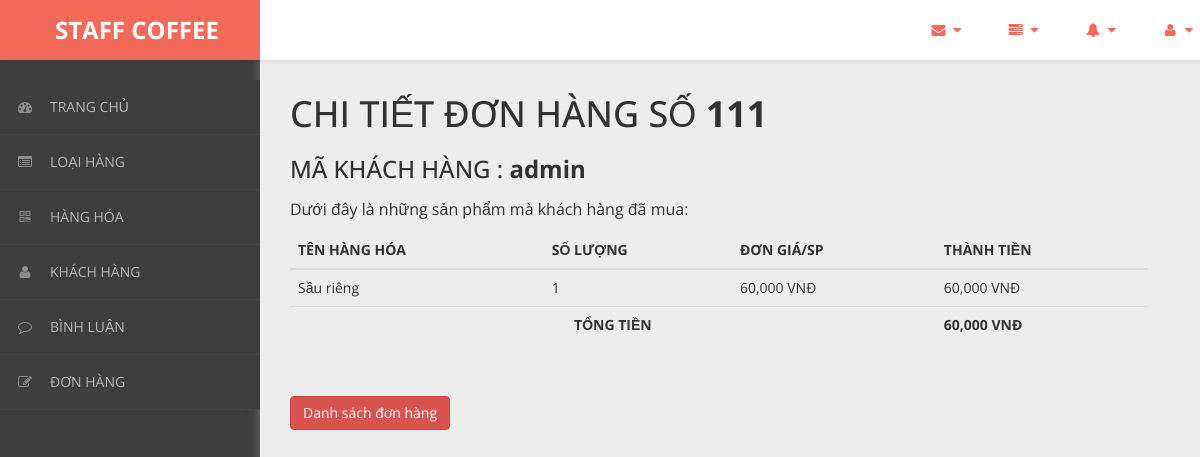
Page /admin/content/hoa-don/chi-tiet-hoa-don.php?ma_hd=111&ma_kh=admin on the committed database.
### tables this page shows
CREATE TABLE `hoa_don_chi_tiet` (
  `ma_hd` int(11) NOT NULL,
  `so_luong` int(11) NOT NULL,
  `don_gia` int(11) NOT NULL,
  `ma_hh` int(11) NOT NULL
);

CREATE TABLE `hang_hoa` (
  `ma_hh` int(11) NOT NULL,
  `ten_hh` varchar(50) NOT NULL,
  `hinh` varchar(50) NOT NULL,
  `don_gia` int(11) NOT NULL,
  `giam_gia` int(11) NOT NULL,
  `mo_ta` varchar(500) NOT NULL,
  `ma_loai` int(11) NOT NULL
);

### admin/dao/pdo.php (called while the page is built, shortened)
<?php
    function pdo_get_connection(){
        $pdo = new PDO("mysql:host=localhost;dbname=staffcoffee",'root','');
        $pdo->setAttribute(PDO::ATTR_ERRMODE, PDO::ERRMODE_EXCEPTION);
        return $pdo;
    }
    function pdo_query($sql){
        $sql_args = array_slice(func_get_args(),1);
        try{
            $conn = pdo_get_connection();
            $stmt = $conn ->prepare($sql);
            $stmt -> execute($sql_args);
            $rows = $stmt -> fetchAll();
            return $rows;
        }catch(PDOException $e){
            throw $e;
        }finally{
            unset($conn);
        }
    }
    ?>

### admin/dao/hoa-don.php (called while the page is built, shortened)
<?php
    require_once ('pdo.php');
    function hoa_don_chi_tiet_select_by_id($ma_hd){
        $sql = "SELECT * FROM hoa_don_chi_tiet
        JOIN hang_hoa ON hoa_don_chi_tiet.ma_hh = hang_hoa.ma_hh
        WHERE hoa_don_chi_tiet.ma_hd=?";
        return pdo_query($sql,$ma_hd);
    }
?>

### admin/content/hoa-don/chi-tiet-hoa-don.php (the view, shortened to what this page needs)
<!DOCTYPE html>
<html xmlns="http://www.w3.org/1999/xhtml">
<head>
    <link href="../../../css/admin/css/bootstrap.css" rel="stylesheet" />
    <link href="../../../css/admin/css/font-awesome.css" rel="stylesheet" />
    <link href="../../../css/admin/css/custom-styles.css" rel="stylesheet" />
</head>
<body>
    <div id="wrapper">
        <nav class="navbar navbar-default top-navbar" role="navigation">
            <div class="navbar-header">
                <a class="navbar-brand" href="../../../../bigshoes/trang-chinh/"><strong style = "margin-left: 40px;">STAFF COFFEE</strong></a>
            </div>
            <ul class="nav navbar-top-links navbar-right">
                <li class="dropdown">
                    <a class="dropdown-toggle" data-toggle="dropdown" href="#" aria-expanded="false">
                        <i class="fa fa-envelope fa-fw"></i> <i class="fa fa-caret-down"></i>
                    </a>
                </li>
                <li class="dropdown">
                    <a class="dropdown-toggle" data-toggle="dropdown" href="#" aria-expanded="false">
                        <i class="fa fa-tasks fa-fw"></i> <i class="fa fa-caret-down"></i>
                    </a>
                </li>
                <li class="dropdown">
                    <a class="dropdown-toggle" data-toggle="dropdown" href="#" aria-expanded="false">
                        <i class="fa fa-bell fa-fw"></i> <i class="fa fa-caret-down"></i>
                    </a>
                </li>
                <li class="dropdown">
                    <a class="dropdown-toggle" data-toggle="dropdown" href="#" aria-expanded="false">
                        <i class="fa fa-user fa-fw"></i> <i class="fa fa-caret-down"></i>
                    </a>
                </li>
            </ul>
        </nav>
        <nav class="navbar-default navbar-side" role="navigation">
            <div class="sidebar-collapse">
                <ul class="nav" id="main-menu">
                    <li>
                        <a href="../thong-ke/thong-ke-list.php"><i class="fa fa-dashboard"></i>TRANG CHỦ</a>
                    </li>
                    <li>
                        <a href="../loai-hang/loai-hang-list.php"><i class="fa fa-list-alt" aria-hidden="true"></i>LOẠI HÀNG</a>
                    </li>
                    <li>
                        <a href="../hang-hoa/hang-hoa-list.php"><i class="fa fa-qrcode"></i>HÀNG HÓA</a>
                    </li>
                    <li>
                        <a href="../khach-hang/khach-hang-list.php"><i class="fa fa-user"></i>KHÁCH HÀNG</a>
                    </li>
                    <li>
                        <a href="../binh-luan/binh-luan-list.php"><i class="fa fa-comment-o" aria-hidden="true"></i>BÌNH LUẬN</a>
                    </li>
                    <li>
                    <a href="../hoa-don/hoa-don-list.php"><i class="fa fa-edit"></i>ĐƠN HÀNG</a>
                    </li>
                </ul>
            </div>
        </nav>
        <div id="page-wrapper">
		  <div class="header">
                                <?php
                                require_once ('../../../admin/dao/hoa-don.php');
                                extract($_REQUEST);
                                $items = hoa_don_chi_tiet_select_by_id($ma_hd);
                                $Total = 0;
                            ?>
                        <div class="page-header">
                            <h1>CHI TIẾT ĐƠN HÀNG SỐ <b><?=$ma_hd?></b></h1><br>
                            <h3>MÃ KHÁCH HÀNG : <b><?=$ma_kh;?></b></h3>
                            <p>Dưới đây là những sản phẩm mà khách hàng đã mua: </p>
                            <table class="table table-hover">
                                <thead>
                                  <tr>
                                    <th>TÊN HÀNG HÓA</th>
                                    <th>SỐ LƯỢNG</th>
                                    <th>ĐƠN GIÁ/SP</th>
                                    <th>THÀNH TIỀN</th>
                                  </tr>
                                </thead>
                                <tbody>
                                <?php foreach($items as $item){
                                     extract($item);
                                    ?>
                                  <tr>
                                    <td><?=$ten_hh?></td>
                                    <td><?=$so_luong?></td>
                                    <td><?=number_format($don_gia)?> VNĐ</td>
                                    <td><?=number_format($don_gia * $so_luong); $Total +=($don_gia * $so_luong)?> VNĐ</td>
                                  </tr>
                                <?php } ?>
                                <tr>
                                    <td colspan="3" style = "text-align:center;"><b>TỔNG TIỀN</b></td>
                                    <td><b><?=number_format($Total) ?> VNĐ</b></td>
                                </tr>
                                </tbody>
                              </table>
                        </div>
                        <a href="hoa-don-list.php"><button class="btn btn-danger">Danh sách đơn hàng</button></a>
		</div>
            </div>
        </div>
</body>
</html>

### css/admin/css/custom-styles.css (style rules this page uses)
body { font-family: 'Open Sans', sans-serif; background: #3E3E3E; }
#wrapper { width: 100%; }
#page-wrapper { padding: 15px 15px; min-height: 600px; background: #EDEDED; }
h1, .h1, h2, .h2, h3, .h3 { margin-top: 7px; margin-bottom: -5px; }
p { font-size:16px; line-height:25px; padding-top:20px; }
.navbar-side { z-index: 0; }
.navbar-side .nav > li > a > i { color: #8C8C8C;padding: 8px;width: 30px;text-align: center; }
.top-navbar { position: fixed; width: 100%; z-index: 300; -webkit-box-shadow: 0 3px 3px rgba(0, 0, 0, 0.05); -moz-box-shadow: 0 3px 3px rgba(0, 0, 0, 0.05); box-shadow: 0 3px 3px rgba(0, 0, 0, 0.05); }
.navbar-side { z-index: 1; position: fixed; width: 260px; top: 80px; }
#page-wrapper { position: relative; top: 55px; box-shadow: 0 0 10px #757575; -moz-box-shadow: 0 0 10px #757575; -webkit-box-shadow: 0 0 10px #757575; }
.page-header { margin: 0;border-bottom: 1px solid transparent;text-align: left;background-color: rgb(237, 237, 237);padding: 32px 22px 32px 0;color: #323232; }
.header { margin: 0 30px; }
.top-navbar { margin:0px; }
.top-navbar .navbar-brand { color: #fff;width: 260px;text-align: left;height: 60px;font-size: 24px;font-weight: 700;line-height: 30px;background: #F36A5A; }
.top-navbar .nav > li { position: relative; display: inline-block; margin: 0px; padding: 0px; }
.top-navbar .nav > li > a { position: relative; display: block; padding: 20px;color: #FFFFFF; margin: 0px; }
.sidebar-collapse , .sidebar-collapse .nav { background:none; }
.sidebar-collapse .nav { padding:0; }
.sidebar-collapse .nav > li > a { color: #B8B8B8; background:transparent; text-shadow:none; font-size: 14px; }
.sidebar-collapse > .nav > li > a { padding: 12px 10px; }
.sidebar-collapse > .nav > li { border-bottom: 1px solid rgba(107, 108, 109, 0.19); }
.navbar-side { border:none; background: #3E3E3E; }
.top-navbar { background: #FFFFFF; border-bottom:none; }
.top-navbar .nav > li > a > i { margin-right: 2px; }
.navbar-default { border:0px solid black; }
.navbar-header { background: transparent; }
.nav > li > a > i { margin-right:10px; color: rgb(243, 106, 90); }
@media (min-width:768px) { #page-wrapper { margin: 0 0 0 260px; padding: 0; min-height: 1200px; } }
@media (min-width:768px) { .navbar-side { width: 260px; z-index: 1; } }
@media (min-width:768px) { .navbar { border-radius: 0px; } }

### rows in the picture
hoa_don_chi_tiet: ma_hh.ten_hh "Sầu riêng", so_luong "1", ma_hh.don_gia "60,000", $don_gia * $so_luong "60,000"

### other values in the picture
$ma_hd "111"
$ma_kh "admin"
$Total "60,000"
